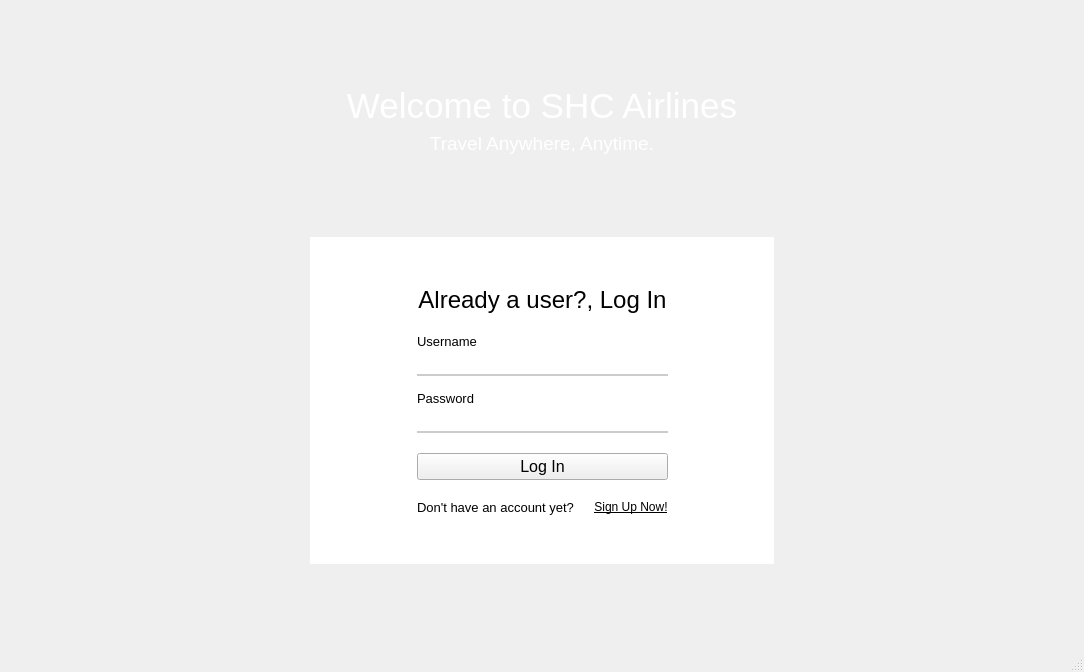
<?xml version="1.0" encoding="UTF-8"?>
<ui version="4.0">
 <class>MainWindow</class>
 <widget class="QMainWindow" name="MainWindow">
  <property name="geometry">
   <rect>
    <x>0</x>
    <y>0</y>
    <width>1084</width>
    <height>672</height>
   </rect>
  </property>
  <property name="windowTitle">
   <string>MainWindow</string>
  </property>
  <property name="styleSheet">
   <string notr="true">QMainWindow {
border-image: url(:/wallpaper/images/wallpaperflare.com_wallpaper (2) (1).jpg);
}
#widget{
background-color:white;
}
QLabel {
color: #fff;
}

QLineEdit {
border: none;
border-bottom: 2px solid #cccccc
}

QLineEdit:focus {
border-bottom: 2px solid #295ba4
}
QPushButton:hover#LoginButton{
color:black;
}
QPushButton#SignUpButton {
border: none;
color: black;
}
QLabel#Email_4{
color:black;
}
QLabel#Password_4{
color:black;
}

QLabel#LogIn_Label{
color:black;
}
QLabel#SignUpLabel{
color:black;
}
</string>
  </property>
  <widget class="QWidget" name="centralwidget">
   <layout class="QGridLayout" name="gridLayout_2">
    <property name="spacing">
     <number>6</number>
    </property>
    <item row="5" column="1">
     <spacer name="verticalSpacer_3">
      <property name="orientation">
       <enum>Qt::Vertical</enum>
      </property>
      <property name="sizeHint" stdset="0">
       <size>
        <width>464</width>
        <height>56</height>
       </size>
      </property>
     </spacer>
    </item>
    <item row="4" column="2">
     <spacer name="horizontalSpacer_4">
      <property name="orientation">
       <enum>Qt::Horizontal</enum>
      </property>
      <property name="sizeHint" stdset="0">
       <size>
        <width>263</width>
        <height>20</height>
       </size>
      </property>
     </spacer>
    </item>
    <item row="4" column="1">
     <widget class="QWidget" name="widget" native="true">
      <property name="styleSheet">
       <string notr="true">Qlabel#LogIn_Label{
color:black;
}

Qpushbutton{
color:black;
}</string>
      </property>
      <layout class="QGridLayout" name="gridLayout">
       <item row="0" column="1">
        <spacer name="verticalSpacer">
         <property name="orientation">
          <enum>Qt::Vertical</enum>
         </property>
         <property name="sizeHint" stdset="0">
          <size>
           <width>20</width>
           <height>40</height>
          </size>
         </property>
        </spacer>
       </item>
       <item row="1" column="0">
        <spacer name="horizontalSpacer">
         <property name="orientation">
          <enum>Qt::Horizontal</enum>
         </property>
         <property name="sizeHint" stdset="0">
          <size>
           <width>61</width>
           <height>20</height>
          </size>
         </property>
        </spacer>
       </item>
       <item row="1" column="2">
        <spacer name="horizontalSpacer_2">
         <property name="orientation">
          <enum>Qt::Horizontal</enum>
         </property>
         <property name="sizeHint" stdset="0">
          <size>
           <width>60</width>
           <height>20</height>
          </size>
         </property>
        </spacer>
       </item>
       <item row="2" column="1">
        <spacer name="verticalSpacer_2">
         <property name="orientation">
          <enum>Qt::Vertical</enum>
         </property>
         <property name="sizeHint" stdset="0">
          <size>
           <width>20</width>
           <height>40</height>
          </size>
         </property>
        </spacer>
       </item>
       <item row="1" column="1">
        <layout class="QVBoxLayout" name="verticalLayout_4" stretch="0,0,0,0">
         <property name="spacing">
          <number>20</number>
         </property>
         <item>
          <widget class="QLabel" name="LogIn_Label">
           <property name="font">
            <font>
             <pointsize>18</pointsize>
            </font>
           </property>
           <property name="text">
            <string>Already a user?, Log In</string>
           </property>
           <property name="alignment">
            <set>Qt::AlignCenter</set>
           </property>
          </widget>
         </item>
         <item>
          <layout class="QVBoxLayout" name="verticalLayout_3">
           <property name="spacing">
            <number>15</number>
           </property>
           <item>
            <layout class="QVBoxLayout" name="verticalLayout">
             <property name="spacing">
              <number>3</number>
             </property>
             <item>
              <widget class="QLabel" name="Email_4">
               <property name="font">
                <font>
                 <pointsize>10</pointsize>
                </font>
               </property>
               <property name="text">
                <string>Username</string>
               </property>
               <property name="alignment">
                <set>Qt::AlignLeading|Qt::AlignLeft|Qt::AlignVCenter</set>
               </property>
              </widget>
             </item>
             <item>
              <widget class="QLineEdit" name="UsernameEntry">
               <property name="minimumSize">
                <size>
                 <width>250</width>
                 <height>0</height>
                </size>
               </property>
               <property name="font">
                <font>
                 <pointsize>13</pointsize>
                </font>
               </property>
              </widget>
             </item>
            </layout>
           </item>
           <item>
            <layout class="QVBoxLayout" name="verticalLayout_2">
             <property name="spacing">
              <number>3</number>
             </property>
             <item>
              <widget class="QLabel" name="Password_4">
               <property name="font">
                <font>
                 <pointsize>10</pointsize>
                </font>
               </property>
               <property name="text">
                <string>Password</string>
               </property>
               <property name="alignment">
                <set>Qt::AlignLeading|Qt::AlignLeft|Qt::AlignVCenter</set>
               </property>
              </widget>
             </item>
             <item>
              <widget class="QLineEdit" name="PasswordEntry">
               <property name="font">
                <font>
                 <pointsize>13</pointsize>
                </font>
               </property>
               <property name="frame">
                <bool>true</bool>
               </property>
               <property name="echoMode">
                <enum>QLineEdit::Password</enum>
               </property>
              </widget>
             </item>
            </layout>
           </item>
          </layout>
         </item>
         <item>
          <widget class="QPushButton" name="LoginButton">
           <property name="font">
            <font>
             <pointsize>12</pointsize>
            </font>
           </property>
           <property name="cursor">
            <cursorShape>PointingHandCursor</cursorShape>
           </property>
           <property name="text">
            <string>Log In</string>
           </property>
           <property name="checkable">
            <bool>false</bool>
           </property>
          </widget>
         </item>
         <item>
          <layout class="QHBoxLayout" name="horizontalLayout_3">
           <item>
            <widget class="QLabel" name="SignUpLabel">
             <property name="font">
              <font>
               <pointsize>10</pointsize>
              </font>
             </property>
             <property name="text">
              <string>Don't have an account yet?</string>
             </property>
             <property name="alignment">
              <set>Qt::AlignLeading|Qt::AlignLeft|Qt::AlignVCenter</set>
             </property>
            </widget>
           </item>
           <item>
            <widget class="QPushButton" name="SignUpButton">
             <property name="font">
              <font>
               <underline>true</underline>
              </font>
             </property>
             <property name="cursor">
              <cursorShape>PointingHandCursor</cursorShape>
             </property>
             <property name="text">
              <string>Sign Up Now!</string>
             </property>
            </widget>
           </item>
          </layout>
         </item>
        </layout>
       </item>
      </layout>
     </widget>
    </item>
    <item row="2" column="1">
     <widget class="QLabel" name="label_4">
      <property name="font">
       <font>
        <pointsize>14</pointsize>
       </font>
      </property>
      <property name="text">
       <string>Travel Anywhere, Anytime.</string>
      </property>
      <property name="alignment">
       <set>Qt::AlignCenter</set>
      </property>
     </widget>
    </item>
    <item row="1" column="1">
     <widget class="QLabel" name="Welcome">
      <property name="font">
       <font>
        <pointsize>26</pointsize>
       </font>
      </property>
      <property name="text">
       <string>Welcome to SHC Airlines</string>
      </property>
      <property name="alignment">
       <set>Qt::AlignCenter</set>
      </property>
     </widget>
    </item>
    <item row="3" column="1">
     <spacer name="verticalSpacer_5">
      <property name="orientation">
       <enum>Qt::Vertical</enum>
      </property>
      <property name="sizeHint" stdset="0">
       <size>
        <width>20</width>
        <height>40</height>
       </size>
      </property>
     </spacer>
    </item>
    <item row="4" column="0">
     <spacer name="horizontalSpacer_3">
      <property name="orientation">
       <enum>Qt::Horizontal</enum>
      </property>
      <property name="sizeHint" stdset="0">
       <size>
        <width>264</width>
        <height>20</height>
       </size>
      </property>
     </spacer>
    </item>
    <item row="0" column="1">
     <spacer name="verticalSpacer_4">
      <property name="orientation">
       <enum>Qt::Vertical</enum>
      </property>
      <property name="sizeHint" stdset="0">
       <size>
        <width>20</width>
        <height>40</height>
       </size>
      </property>
     </spacer>
    </item>
   </layout>
  </widget>
  <widget class="QStatusBar" name="statusbar"/>
 </widget>
 <resources>
  <include location="res.qrc"/>
 </resources>
 <connections/>
</ui>
